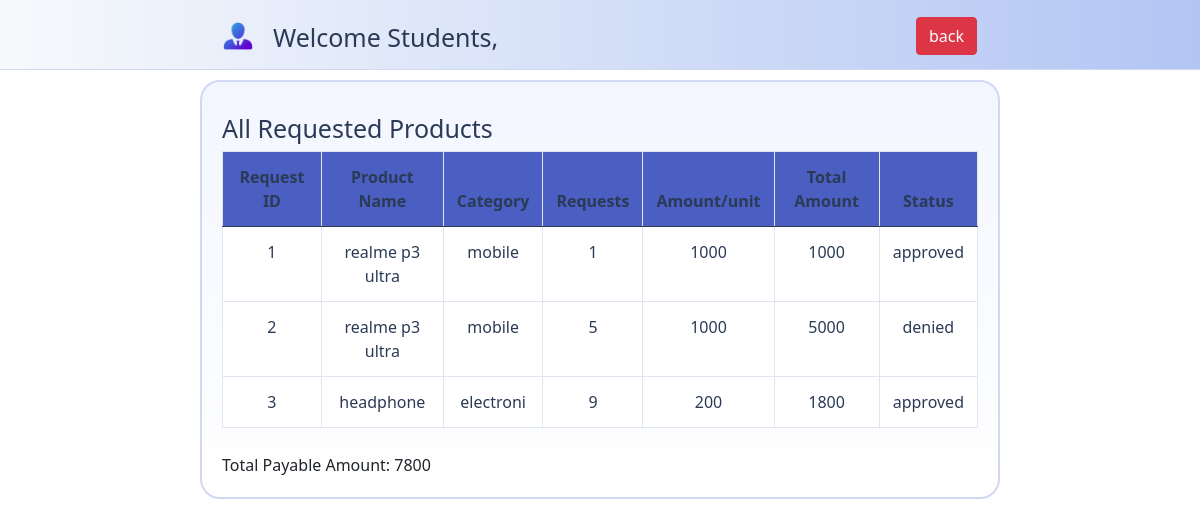
The app's page /user-request/2 with its own data.
### application/models.py (models this page shows)
class User(db.Model):
    id = db.Column(db.Integer, primary_key=True)
    username = db.Column(db.String(), nullable=False, unique=True)
    email = db.Column(db.String(), nullable=False, unique=True)
    role = db.Column(db.String(), nullable=False)
    password = db.Column(db.String(), nullable=False, unique=True)
    requests = db.relationship("Requests", backref="user")

class Requests(db.Model):
    id = db.Column(db.Integer, primary_key=True)
    product_id = db.Column(db.Integer, db.ForeignKey("products.id"),nullable = False)
    user_id = db.Column(db.Integer, db.ForeignKey("user.id"),nullable = False)
    requests = db.Column(db.Integer, nullable=False, default=1)
    status = db.Column(db.String(), nullable=False, default="requested")

class Products(db.Model):
    id = db.Column(db.Integer, primary_key=True)
    name = db.Column(db.String(), nullable=False)
    category = db.Column(db.String(), nullable=False)
    quantity = db.Column(db.Integer, nullable=False)
    amount = db.Column(db.Integer, nullable=False)
    status = db.Column(db.String(), nullable=False,default= "available")
    requests = db.relationship("Requests", backref="product")

### application/controllers.py (the view)
@app.route('/user-request/<int:user_id>')
def user_request(user_id):
    this_user = User.query.filter_by(id=user_id).first()
    user_requests = Requests.query.filter_by(user_id=user_id).all()
    return render_template('user-request.html', user=this_user, user_requests=user_requests)

### templates/user-request.html (shortened to what this page needs)
<!DOCTYPE html>
<html lang="en">
<head>
    <link href="https://cdn.jsdelivr.net/npm/bootstrap@5.0.2/dist/css/bootstrap.min.css" rel="stylesheet"
>
    <link rel="stylesheet" href="/static/request.css">
</head>
<body>
    <header class="nav">
        <div class="left">
            <img src="/static/icons/manager.png" alt="">
            <h1><a href="/user-dashboard/{{ user.id }}"></a>Welcome {{ user.username }},</h1>
        </div>
        <ul>
            <li><a href="/user-dashboard/{{ user.id }}" class="btn btn-danger">back</a></li>
        </ul>
    </header>
    <main>
        <div class="req-header">
            <h1>All Requested Products</h1>
        </div>
        <table class="table">
            <thead>
                <tr>
                    <th>Request ID</th>
                    <th>Product Name</th>
                    <th>Category</th>
                    <th>Requests</th>
                    <th>Amount/unit</th>
                    <th>Total Amount</th>
                    <th>Status</th>
                </tr>
            </thead>
            <tbody>
                {% for req in user_requests %}
                <tr>
                    <td>{{ req.id }}</td>
                    <td>{{ req.product.name }}</td>
                    <td>{{ req.product.category }}</td>
                    <td>{{ req.requests }}</td>
                    <td>{{ req.product.amount }}</td>
                    <td>{{ req.requests * req.product.amount }}</td>
                    <td>{{ req.status }}</td>
                </tr>
                {% endfor %}
            </tbody>
        </table>
        {% set ns = namespace(total=0) %}
        {% for req in user_requests %}
        {% set ns.total = ns.total + (req.requests * req.product.amount) %}
        {% endfor %}
        <div class="total-amount">
            <span>Total Payable Amount: </span>
            <span>{{ ns.total }}</span>
        </div>
    </main>
</body>
</html>

### static/request.css (style rules this page uses)
* { margin: 0; padding: 0; }
header.nav { width: 100%; height: 70px; background: linear-gradient(to right, #F7F9FC, #b2c5f3); border-bottom: 1px solid #d1d9f2; display: flex; justify-content: space-around; align-items: center; padding: 0 30px; }
img { height: 30px; }
header.nav .left { display: flex; align-items: center; justify-content: center; gap: 20px; }
h1 { padding-top: 11px; font-size: 25px; color: #2B3A55; }
header.nav ul { list-style: none; display: flex; gap: 25px; align-items: center; justify-self: center; }
header.nav ul li { font-size: 16px; font-weight: 500; color: #3c4c75; cursor: pointer; margin-top: 17px; }
main { border: 2px solid #d1d9f2; margin: 10px 200px; padding: 20px; border-radius: 20px; background: linear-gradient(to top, #ffffff, #f3f6ff); }
.table { width: 100%; background: #ffffff; border-collapse: collapse; margin-bottom: 25px; }
.table thead { background: #4A5FC1; color: white; }
.table th, .table td { padding: 13px; border: 1px solid #dfe6f1; text-align: center; font-size: 16px; color: #2B3A55; }

### records on screen
User: username "Students"
Requests: id "1", product.name "realme p3 ultra", product.category "mobile", requests "1", product.amount "1000", req.requests*req.product.amount "1000", status "approved"
Requests: id "2", product.name "realme p3 ultra", product.category "mobile", requests "5", product.amount "1000", req.requests*req.product.amount "5000", status "denied"
Requests: id "3", product.name "headphone", product.category "electroni", requests "9", product.amount "200", req.requests*req.product.amount "1800", status "approved"

### other values on screen
{{ ns.total }} "7800"
